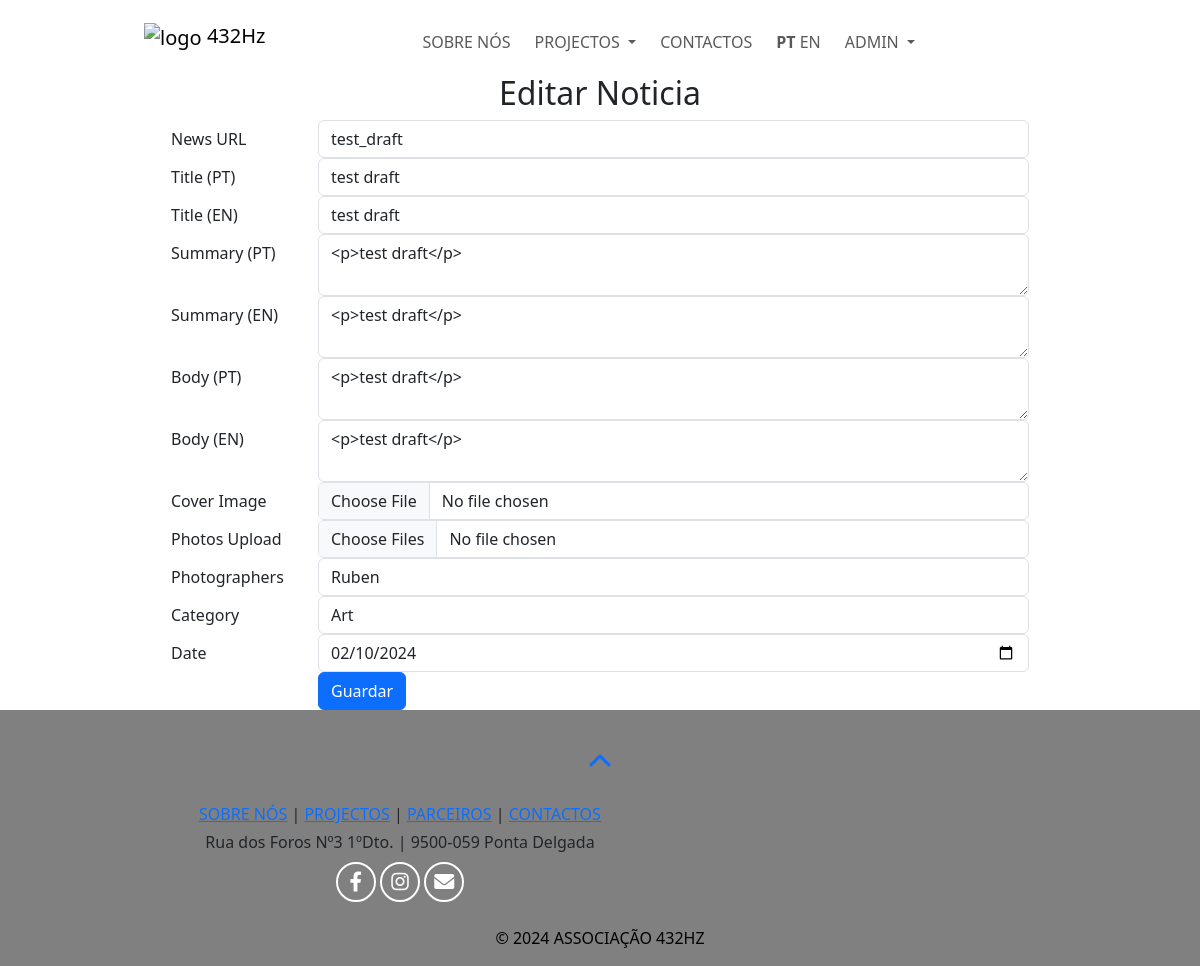
The page /edit_news/1 (signed in) on the database its author committed.
### web432/models.py (models this page shows)
class News(db.Model):
    id = db.Column(db.Integer, primary_key=True)
    news_url = db.Column(db.String(255), unique=True, nullable=False)
    status = db.Column(db.String(20), default='draft')
    title_en = db.Column(db.String(255), unique=True, nullable=False)
    title_pt = db.Column(db.String(255), unique=True, nullable=False)
    summary_en = db.Column(db.Text, nullable=False)
    summary_pt = db.Column(db.Text, nullable=False)
    body_en = db.Column(db.Text, nullable=False)
    body_pt = db.Column(db.Text, nullable=False)
    author = db.Column(db.String(80), nullable=False)
    cover = db.Column(db.String(200), nullable=True)
    photos = db.Column(db.String(2000), nullable=True)
    photographers = db.Column(db.String(255), nullable=True)
    category = db.Column(db.String(50), nullable=False)
    date = db.Column(db.DateTime, nullable=False)
    date_created = db.Column(db.DateTime, default=datetime.utcnow, nullable=False)

### web432/views.py (the view, shortened to what this page needs)
    @app.route("/edit_news/<int:news_id>", methods=["GET", "POST"])
    @login_required
    def edit_news(news_id):
        news_post = News.query.get(news_id)
        if news_post:
            form = NewsForm(obj=news_post)
            form.date.data = datetime.utcnow().date()
            return render_template('edit_news.html', form=form, news_post=news_post)
        else:
            flash("News post not found", "error")
            return redirect(url_for("news_dashboard"))

### web432/forms.py
class NewsForm(FlaskForm):
    news_url = StringField('News URL', validators=[DataRequired()])
    title_pt = StringField('Title (PT)', validators=[DataRequired()])
    title_en = StringField('Title (EN)', validators=[DataRequired()])
    summary_pt = CKEditorField('Summary (PT)', validators=[DataRequired()])
    summary_en = CKEditorField('Summary (EN)', validators=[DataRequired()])
    body_pt = CKEditorField('Body (PT)', validators=[DataRequired()])
    body_en = CKEditorField('Body (EN)', validators=[DataRequired()])
    cover_image = FileField('Cover Image', validators=[DataRequired()])
    photos = MultipleFileField('Photos Upload', validators=[DataRequired()])
    photographers = StringField('Photographers', validators=[DataRequired()])
    category = SelectField('Category', choices=[('art', 'Art'), ('science', 'Science'), ('community', 'Community')], validators=[DataRequired()])
    date = StringField('Date', validators=[DataRequired()])
    submit = SubmitField('Create News Post')

### web432/__init__.py (called while the page is built)
def get_locale():
    return session.get('lang', 'pt')

### web432/templates/edit_news.html (shortened to what this page needs)
{% extends "layout.html" %}
{% block pagecss %}
    <link rel="stylesheet" href="{{ url_for('static', filename='stylesheets/dashboard.css') }}">
{% endblock %}
{% block main %}
    <div class="container" style="width: 75%;">
        <h2 class="text-center">Editar Noticia</h2>
        <form method="POST" action="{{ url_for('edit_news', news_id=news_post.id) }}" enctype="multipart/form-data">
            <div class="form-group row">
                <label class="col-sm-2 col-form-label">{{ form.news_url.label }}</label>
                <div class="col-sm-10">
                    {{ form.news_url(class="form-control", value=news_post.news_url) }}
                </div>
            </div>
            <div class="form-group row">
                <label class="col-sm-2 col-form-label">{{ form.title_pt.label }}</label>
                <div class="col-sm-10">
                    {{ form.title_pt(class="form-control", value=news_post.title_pt) }}
                </div>
            </div>
            <div class="form-group row">
                <label class="col-sm-2 col-form-label">{{ form.title_en.label }}</label>
                <div class="col-sm-10">
                    {{ form.title_en(class="form-control", value=news_post.title_en) }}
                </div>
            </div>
            <div class="form-group row">
                <label class="col-sm-2 col-form-label">{{ form.summary_pt.label }}</label>
                <div class="col-sm-10">
                    {{ form.summary_pt(class="form-control", value=news_post.summary_pt) }}
                </div>
            </div>
            <div class="form-group row">
                <label class="col-sm-2 col-form-label">{{ form.summary_en.label }}</label>
                <div class="col-sm-10">
                    {{ form.summary_en(class="form-control", value=news_post.summary_en) }}
                </div>
            </div>
            <div class="form-group row">
                <label class="col-sm-2 col-form-label">{{ form.body_pt.label }}</label>
                <div class="col-sm-10">
                    {{ form.body_pt(class="form-control", value=news_post.body_pt) }}
                </div>
            </div>
            <div class="form-group row">
                <label class="col-sm-2 col-form-label">{{ form.body_en.label }}</label>
                <div class="col-sm-10">
                    {{ form.body_en(class="form-control", value=news_post.body_en) }}
                </div>
            </div>
            <div class="form-group row">
                <label class="col-sm-2 col-form-label">{{ form.cover_image.label }}</label>
                <div class="col-sm-10">
                    <input type="file" class="form-control" id="cover_image" name="cover_image">
                </div>
            </div>
            <div class="form-group row">
                <label class="col-sm-2 col-form-label">{{ form.photos.label }}</label>
                <div class="col-sm-10">
                    <input type="file" class="form-control" id="photos" name="photos" multiple="multiple">
                </div>
            </div>
            <div class="form-group row">
                <label class="col-sm-2 col-form-label">{{ form.photographers.label }}</label>
                <div class="col-sm-10">
                    <input type="text" class="form-control" id="photographers" name="photographers" placeholder="Ex: André Mendes, Sara Lopes" value="{{ news_post.photographers }}">
                </div>
            </div>
            <div class="form-group row">
				<label class="col-sm-2 col-form-label">{{ form.category.label }}</label>
				<div class="col-sm-10">
					{{ form.category(class="form-control", value=news_post.category) }}
				</div>
			</div>
            <div class="form-group row">
				<label class="col-sm-2 col-form-label">{{ form.date.label }}</label>
				<div class="col-sm-10">
					{{ form.date(type="date", value=form.date.data, class="form-control") }}
				</div>
			</div>
            <div class="form-group row">
                <div class="col-sm-10 offset-sm-2">
                    <button type="submit" class="btn btn-primary">Guardar</button>
                </div>
            </div>
        </form>
    </div>
{% endblock %}

### web432/templates/layout.html (shortened to what this page needs)
<!DOCTYPE html>
<html lang="pt">
	<head>
		<link href="https://cdn.jsdelivr.net/npm/bootstrap@5.3.2/dist/css/bootstrap.min.css" rel="stylesheet">
    	<link href="https://getbootstrap.com/docs/5.3/assets/css/docs.css" rel="stylesheet">
		<link rel="stylesheet" href="https://cdnjs.cloudflare.com/ajax/libs/font-awesome/6.0.0/css/all.min.css"/>
		<link rel="stylesheet" href="/css/animate.min.css">
		<link rel="stylesheet" href="/static/stylesheets/global.css">
		{% block pagecss %}{% endblock %}
	</head>
	<body>
		<header>
			{% include 'navbar.html' %}
		</header>
		<main class="container-fluid">
			{% block main %}{% endblock %}
		</main>
		<footer>
			<section>
				<div class="position-relative text-center pb-1" style="top: 2rem; z-index: 1001;">
					<a href="#" id="go-to-top" data-toggle="tooltip" data-placement="bottom" title="Voltar para o topo">
						<span class="bg-cinzento4 rounded-circle d-inline-block" style="font-size: 1.5rem; line-height: 2.5rem; width: 3rem; height: 3rem;">
							<i class="fas fa-chevron-up"></i>
						</span>
					</a>
				</div>
				<div class="col-md-8 mb-2 text-md-right text-center">
					<p></br></p>
					<p class="text-uppercase font-weight-bold mb-1">
						<a href="{{ url_for('about') }}">{{ _('SOBRE NÓS') }}</a> | <a href="{{ url_for('projects') }}">{{ _('PROJECTOS') }}</a> | <a href="{{ url_for('partners') }}">{{ _('Parceiros') }}</a> | <a href="/contacts">{{ _('CONTACTOS') }}</a>
					</p>
					<p class="mb-2">Rua dos Foros Nº3 1ºDto. | 9500-059 Ponta Delgada</p>
				</div>
				<div class="col-md-8 mb-2 text-md-right text-center">
					<a class="social-media transition" title="Facebook" href="{{ url_for('facebook') }}" target="_blank" rel="nofollow noopener"><i class="fab fa-facebook-f fa-fw social-icon social-icon-small"></i></a>
					<a class="social-media transition ml-1" title="Instagram" href="{{ url_for('instagram') }}" target="_blank" rel="nofollow noopener"><i class="fab fa-instagram fa-fw social-icon social-icon-small"></i></a>
					<a class="social-media transition ml-1" title="Email" href="{{ url_for('email') }}"><i class="fas fa-envelope fa-fw social-icon social-icon-small"></i></a>
				</div>
			</section>
			<section class="container-fluid bg-cinzento4 pt-3 text-center">
				<div class="row justify-content-center align-items-end margin-left-1 text-black">
						<div class="col-md-4 text-lg-left text-uppercase font-weight-light">
								<p class="copyright" title="Design:&#010;Mónica Reis&#010;&#010;Web Dev:&#010;Rúben Garcia">&copy; 2024 Associação 432Hz</p>
						</div>
				</div>
		</section>
		</footer>
	</body>
</html>

### web432/templates/navbar.html (shortened to what this page needs)
<nav class="navbar navbar-expand-md bg-body-tertiary">
  <div class="container-fluid">
    <a class="navbar-brand" href="{{ url_for('index') }}" title="Página inicial">
      <img src="{{ url_for('static', filename='images/logo.png') }}" width="72" height="72" alt="logo" class="logo">
      <span class="text-432hz">432Hz</span>
    </a>
    <div class="collapse navbar-collapse" id="navbarSupportedContent">
      <ul class="navbar-nav text-center ms-auto mb-2 mb-lg-0">
        <li class="nav-item">
          <a class="nav-link" href="{{ url_for('about') }}">{{ _('SOBRE NÓS') }}</a>
        </li>
        <li class="nav-item dropdown">
          <a class="nav-link dropdown-toggle" href="#" id="navbarDropdownProjects">
            {{ _('PROJECTOS') }}
          </a>
        </li>
        <li class="nav-item">
          <a class="nav-link" href="{{ url_for('contacts') }}">{{ _('CONTACTOS') }}</a>
        </li>
        <li class="nav-item">
          <div class="nav-link">
            {% if session['lang'] == 'pt' %}
              <a class="text-reset text-decoration-none cursor-default" title="Portuguese" style="font-weight: 600;" aria-disabled="true">PT</a>
              <a class="" href="{{ url_for('set_locale', lang='en') }}" title="English" aria-label="Go to English Version" style="text-decoration: none; color: inherit;">EN</a>
            {% elif session['lang'] == 'en' %}
              <a class="" href="{{ url_for('set_locale', lang='pt') }}" title="Portuguese" aria-label="Ir para versão em Português" style="text-decoration: none; color: inherit;">PT</a>
              <a class="text-reset text-decoration-none cursor-default" title="English" style="font-weight: 600;" aria-disabled="true">EN</a>
            {% endif %}
          </div>
        </li>
        {% if current_user.is_authenticated %}
          <li class="nav-item dropdown">
            <a class="nav-link dropdown-toggle" href="#" id="navbarDropdownAdmin">
              ADMIN
            </a>
          </li>
        {% endif %}
      </ul>
    </div>
  </div>
</nav>

### web432/static/stylesheets/global.css (style rules this page uses)
* { padding: 0; margin: 0; box-sizing: border-box; }
header { padding: 0 15px; background-color: rgb(255, 255, 255); }
.navbar { margin: 0 10%; background: transparent !important; }
.navbar-collapse { justify-content: end; }
.navbar-nav { text-align: right; margin: 10px auto; }
.nav-item { padding: 4px; }
footer { background-color: grey; }
.social-icon-small { color: white; margin-top: 0; font-size: 20px; border: 2px solid #fff; border-radius: 50%; width: 40px; height: 40px; line-height: 36px; }

### rows shown on the page
News: news_url "test_draft", title_pt "test draft", title_en "test draft", summary_pt "<p>test draft</p>", summary_en "<p>test draft</p>", body_pt "<p>test draft</p>", body_en "<p>test draft</p>", photographers "Ruben", category "Art", date "02/10/2024"
